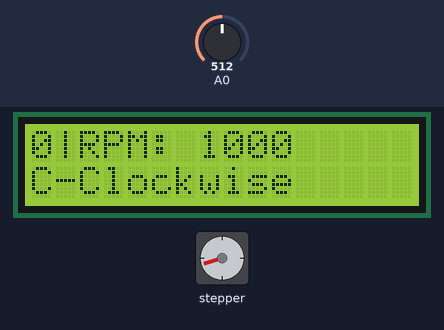
Recording of a sketch running on a simulated Arduino Uno, built with avr-gcc and run on an emulated ATmega328P. On the bench: 16×2 character LCD, stepper motor. Inputs (shaded band) come from the test bench; at power-on: A0 = 512. Stepper angles assume 1000 steps per turn; what the sketch prints to the serial monitor is not drawn.

Above: at 1.2 s.
1.3 s: A0 set to 394
4.3 s: A0 set to 372
At 4.64 s:
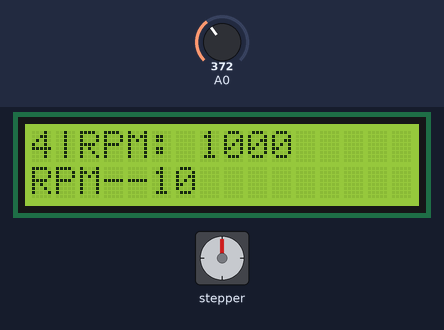
6.6 s: A0 set to 565
At 7.4 s:
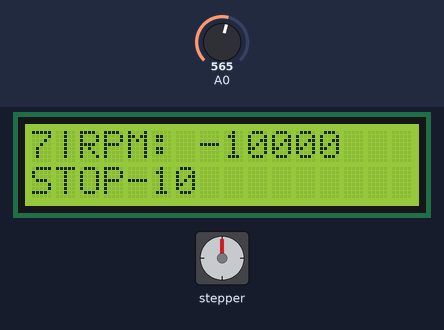
9.6 s: A0 set to 538
At 9.75 s:
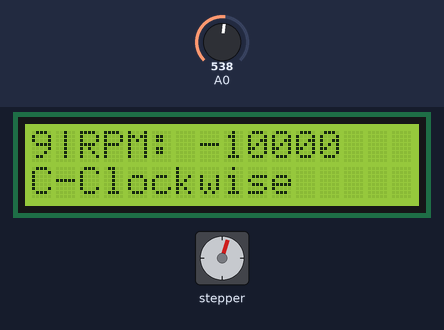
12.6 s: A0 set to 40
At 13.99 s:
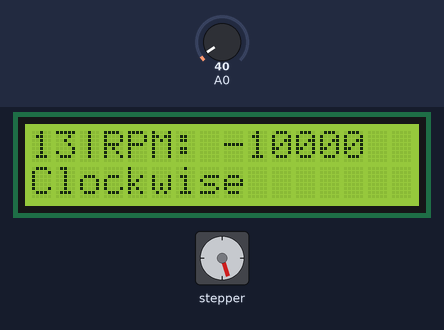
15.6 s: A0 set to 46
18.6 s: A0 set to 53
At 21.81 s:
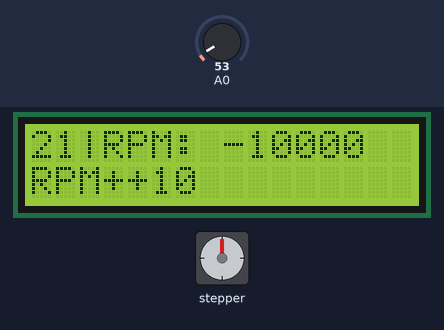
Timing chart, 0 to 22.6 s (numbered marks = the images above; inputs shaded):
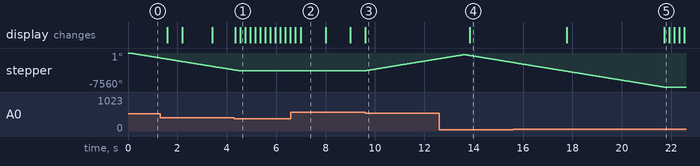

Measured:
- the behaviour switches between 380 and 379 on A0 (found by bisection; images 0 and 1)
- the behaviour switches between 555 and 554 on A0 (found by bisection; images 2 and 3)
- the behaviour switches between 49 and 50 on A0 (found by bisection; images 4 and 5)
- after the input at 4.3 s, stepper: goes on until 4.5 s, then stays -3960°; the display: first differs from a run without the input after 0.24 s (image 1)
- after the input at 6.6 s, the display: first changes after 0.18 s (image 2 shows a later state)
- after the input at 9.6 s, stepper: keeps turning clockwise at about 899°/s, starting at once; the display: changes at once (image 3)
- after the input at 12.6 s, the display: changes after 1.2 s (image 4)
- after the input at 18.6 s, stepper: goes on until 21.7 s, then stays -7560°; the display: changes after 3.1 s (image 5)

The sketch:

AKL.ino
```cpp
//Libraries
#include <LiquidCrystal.h>
#include <Stepper.h>

int STEPS = 1000;

int lcd_key     = 0;
int adc_key_in  = 0;
int SPEED = 150;        // 150 RPM for default setting
int directionCYCLE = 0;        // TODO: Right direction for default
int CYCLE = 50;        // 50 Cycles per One Button activated
#define btnRIGHT  0
#define btnUP     1
#define btnDOWN   2
#define btnLEFT   3
#define btnSELECT 4
#define btnNONE   5

LiquidCrystal lcd(8, 9, 4, 5, 6, 7);
Stepper myStepper(STEPS, 10, 11, 12, 13);

int read_LCD_buttons()
{
 adc_key_in = analogRead(0);      // read the value from the sensor
 if (adc_key_in > 1000) return btnNONE; // Neutral Mode to keep running same as btnNONE code indicated

 if (adc_key_in < 50)   return btnRIGHT;
 if (adc_key_in < 195)  return btnUP;
 if (adc_key_in < 380)  return btnDOWN;
 if (adc_key_in < 555)  return btnLEFT;
 if (adc_key_in < 790)  return btnSELECT;


 return btnNONE;  // when all others fail, return this...
}

void setup()
{
 Serial.print("Initializing setup");
 Serial.begin(9600);
 lcd.begin(16, 2);
 Serial.print("Setup is complete");
}

void loop(){
  setupDisplay(); // Update Display per cycle
  btnControl();   // Control Stepper motor
}

void setupDisplay(){ // Display Info loops by less than a second
 lcd.setCursor(0,0);
 lcd.print(millis()/1000);
 lcd.print("|");
 lcd.print("RPM: ");
 lcd.print(STEPS);
}

void btnControl(){

 lcd.setCursor(0,1);            // move to the begining of the second line
 lcd_key = read_LCD_buttons();  // read the buttons

 switch (lcd_key)               // depending on which button was pushed, we perform an action
 {
   case btnRIGHT:
     {
     lcd.print("Clockwise  ");
     myStepper.setSpeed(SPEED); // Control Motor rotation speed
     myStepper.step(STEPS);     // Control Motor cycles to start and end
     break;
     }
   case btnLEFT:
     {
     lcd.print("C-Clockwise");
     myStepper.setSpeed(SPEED);
     myStepper.step(-STEPS);
     break;
     }
   case btnUP:
     {
     lcd.print("RPM++10    ");
     STEPS = STEPS + 1000; // Feature to add more RPM for STEPS
     delay(200);          // For convienent to input between delays to add numbers
     break;
     }
   case btnDOWN:
     {
     lcd.print("RPM--10    ");
     STEPS = STEPS - 1000;
     delay(200);
     break;
     }
   case btnSELECT:
     {
      lcd.print("STOP");      // Feature to shut down but this doesn't work if motor is already running
      myStepper.setSpeed(0);  // WIP
      myStepper.step(0);
     break;
     }
   case btnNONE:
     {
      lcd.print("NONE       "); // Default message on LCD screen
      break;
     }
 }
}
```
